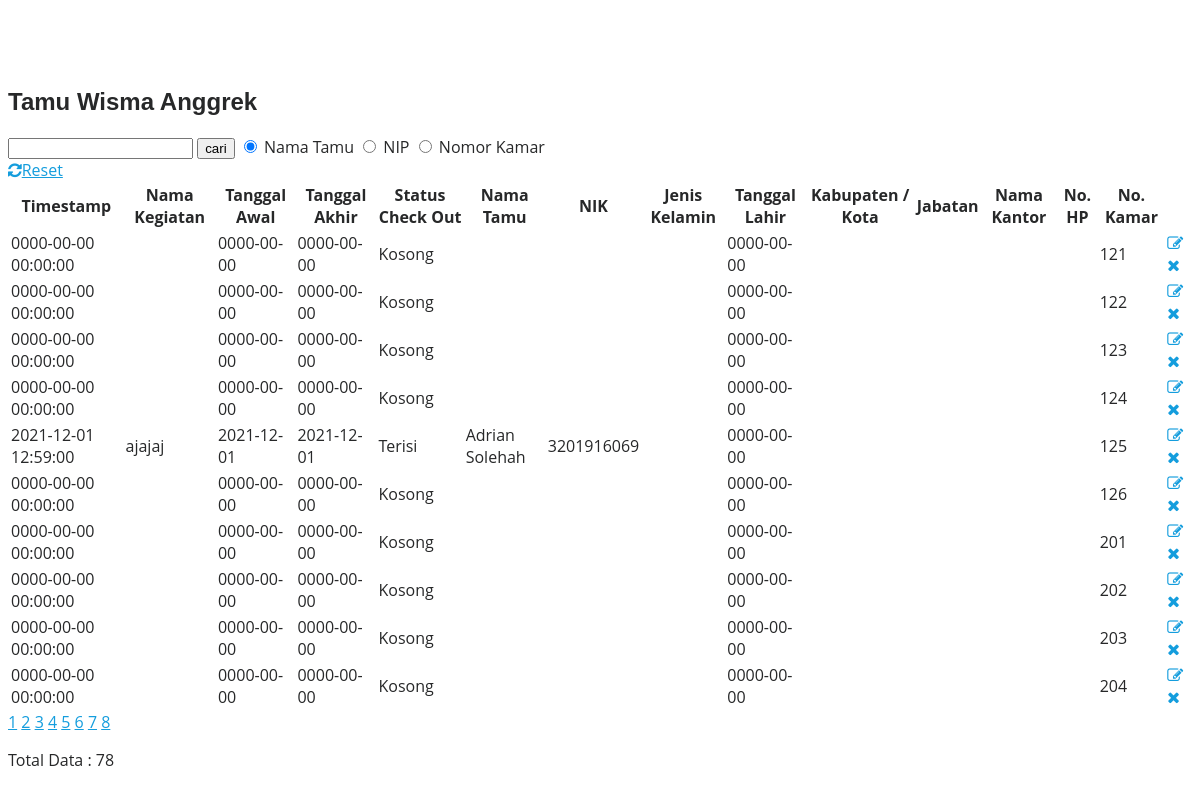
The page /tabel_anggrek.php?&hal=3 on the database its author committed.
### tables this page shows
CREATE TABLE `anggrek` (
  `timestamp` datetime NOT NULL,
  `nama_kegiatan` varchar(100) NOT NULL,
  `tanggal_awal` date NOT NULL,
  `tanggal_akhir` date NOT NULL,
  `statusco` enum('Terisi','Kosong') NOT NULL,
  `nama_tamu` varchar(100) NOT NULL,
  `nik` varchar(20) NOT NULL,
  `jenis_kelamin` enum('pria','wanita') NOT NULL,
  `tanggal_lahir` date NOT NULL,
  `kota` varchar(100) NOT NULL,
  `jabatan` varchar(100) NOT NULL,
  `nama_kantor` varchar(100) NOT NULL,
  `no_hp` varchar(13) NOT NULL,
  `nomor_kamar` int(4) NOT NULL
);

### tabel_anggrek.php (the view, shortened to what this page needs)
<?php
	require 'koneksi.php';
?>
<!doctype html>
<html lang="en">
<head>
	<link rel="stylesheet" href="https://stackpath.bootstrapcdn.com/font-awesome/4.7.0/css/font-awesome.min.css">
	<link rel="stylesheet" href="css/style.css">
</head>
<body>
	<section class="ftco-section">
		<div class="container">
			<div class="row justify-content-center">
				<div class="col-md-6 text-center mb-5">
					<h2 class="heading-section">Tamu Wisma Anggrek</h2>
				</div>
                <div class="col-md-6 text-center mb-5">
                    <form action="tabel_anggrek
                    .php" method="GET">
                        <input type="text" name="cari" value="<?php if(isset($_GET['cari'])){echo $_GET['cari'];}?>">
                        <input type="submit" value="cari">
                        <input type="radio" name="kategori" value="cariNama" checked>
                        <label for="nama">Nama Tamu</label>
                        <input type="radio" name="kategori" value="cariNIP">
                        <label for="nip">NIP</label>
                        <input type="radio" name="kategori" value="cariKamar">
                        <label for="nomor">Nomor Kamar</label> <br>
                        <a href="tabel_anggrek.php"><i class="fa fa-refresh"></i>Reset</a>
                    </form>
				</div>
			</div>
			<div class="row">
				<div class="col-md-12">
					<div class="table-wrap">
						<table class="table">
						    <thead class="thead-dark">
                                <tr>
                                <th>Timestamp</th>
                                <th>Nama Kegiatan</th>
                                <th>Tanggal Awal</th>
                                <th>Tanggal Akhir</th>
                                <th>Status Check Out</th>
                                <th>Nama Tamu</th>
                                <th>NIK</th>
                                <th>Jenis Kelamin</th>
                                <th>Tanggal Lahir</th>
                                <th>Kabupaten / Kota</th>
                                <th>Jabatan</th>
                                <th>Nama Kantor</th>
                                <th>No. HP</th>
                                <th>No. Kamar</th>
                                <th>&nbsp;</th>
                                </tr>
						    </thead>
						    <tbody>
                                <?php
                                        $hal=10;
                                        $page=isset($_GET['hal'])?(int)$_GET['hal']:1;
                                        $start=($page>1)?($page*$hal)-$hal:0;
                                        if(isset($_GET['cari'])){
                                            $cari = $_GET['cari'];
                                            $sql = "SELECT * FROM anggrek WHERE nama_tamu like '%".$cari."%'";
                                            $sql1 = "SELECT * FROM anggrek WHERE nama_tamu LIKE '%$cari%' limit $start,$hal";
                                        } else {
                                            $sql = "SELECT * FROM anggrek";
                                            $sql1 = "SELECT * FROM anggrek limit $start,$hal";
                                        }
                                        if (isset($_GET['cari']) && isset($_GET['kategori'])) {
                                                $cari = $_GET['cari'];
                                                if ($_GET['kategori'] == 'cariNama') {
                                                    $sql = "SELECT * FROM anggrek WHERE nama_tamu LIKE '%$cari%'";
                                                    $sql1 = "SELECT * FROM anggrek WHERE nama_tamu LIKE '%$cari%' limit $start,$hal";
                                                } elseif ($_GET['kategori'] == 'cariNIP') {
                                                    $sql = "SELECT * FROM anggrek WHERE nip LIKE '%$cari%'";
                                                    $sql1 = "SELECT * FROM anggrek WHERE nip LIKE '%$cari%' limit $start,$hal";
                                                } else {
                                                    $sql = "SELECT * FROM anggrek WHERE nomor_kamar LIKE '%$cari%'";
                                                    $sql1 = "SELECT * FROM anggrek WHERE nomor_kamar LIKE '%$cari%' limit $start,$hal";
                                                    }
                                            } else {
                                                $sql = "SELECT * FROM anggrek";
                                                $sql1 = "SELECT * FROM anggrek limit $start,$hal";
                                            }
                                            $query = mysqli_query($db, $sql);
                                            $query1 = mysqli_query($db, $sql1);
                                            $total = mysqli_num_rows($query);
                                            $pages = ceil($total/$hal);
                                ?>
                                <?php while($list=mysqli_fetch_array($query1)) :
                                ?>
                                <tr class="alert" role="alert">
                                    <td><?= $list['timestamp']; ?></td>
                                    <td><?= $list['nama_kegiatan']; ?></td>
                                    <td><?= $list['tanggal_awal']; ?></td>
                                    <td><?= $list['tanggal_akhir']; ?></td>
                                    <td><?= $list['statusco']; ?></td>
                                    <td><?= $list['nama_tamu']; ?></td>
                                    <td><?= $list['nik']; ?></td>
                                    <td><?= $list['jenis_kelamin']; ?></td>
                                    <td><?= $list['tanggal_lahir']; ?></td>
                                    <td><?= $list['kota']; ?></td>
                                    <td><?= $list['jabatan']; ?></td>
                                    <td><?= $list['nama_kantor']; ?></td>
                                    <td><?= $list['no_hp']; ?></td>
                                    <td><?= $list['nomor_kamar']; ?></td>
                                    <td>
                                        <a class="edit" aria-label="close" href="form_anggrek.php?nomor_kamar=<?=$list['nomor_kamar']; ?>" onclick="return edit(event)">
                                        <span aria-hidden="true"><i class="fa fa-edit"></i></span>
                                        </a>
                                        <a class="edit" aria-label="close" href="hapus_anggrek.php?nomor_kamar=<?=$list['nomor_kamar']; ?>" onclick="return hapus(event)">
                                        <span aria-hidden="true"><i class="fa fa-close"></i></span>
                                        </a>
                                    </td>
                                </tr>
							    <?php endwhile; ?>
						    </tbody>
						</table>
                        <?php for( $i = 1 ; $i <= $pages ; $i++ ) : ?>
                                <?php if(isset($_GET["cari"])) : ?>
                                    <a href="?cari=<?= $_GET['cari']; ?>&hal=<?= $i; ?>">
                                    <?= $i; ?></a>
                                <?php else : ?>
                                    <a href="?&hal=<?= $i; ?>">
                                    <?= $i; ?></a>
                                <?php endif; ?>
                        <?php endfor; ?>
                        <p>Total Data : <?= mysqli_num_rows($query); ?></p>
					</div>
				</div>
			</div>
		</div>
	</section>
</body>
</html>

### assets/css/style.css (style rules this page uses)
body { font-family: 'Open Sans', sans-serif; color: #272829; }
a { color: #149ddd; }
h1, h2, h3, h4, h5, h6 { font-family: 'Raleway', sans-serif; }
section { padding: 60px 0; overflow: hidden; }

### rows shown on the page
anggrek: timestamp "0000-00-00 00:00:00", tanggal_awal "0000-00-00", tanggal_akhir "0000-00-00", statusco "Kosong", tanggal_lahir "0000-00-00", nomor_kamar "121"
anggrek: timestamp "0000-00-00 00:00:00", tanggal_awal "0000-00-00", tanggal_akhir "0000-00-00", statusco "Kosong", tanggal_lahir "0000-00-00", nomor_kamar "122"
anggrek: timestamp "0000-00-00 00:00:00", tanggal_awal "0000-00-00", tanggal_akhir "0000-00-00", statusco "Kosong", tanggal_lahir "0000-00-00", nomor_kamar "123"
anggrek: timestamp "0000-00-00 00:00:00", tanggal_awal "0000-00-00", tanggal_akhir "0000-00-00", statusco "Kosong", tanggal_lahir "0000-00-00", nomor_kamar "124"
anggrek: timestamp "2021-12-01 12:59:00", nama_kegiatan "ajajaj", tanggal_awal "2021-12-01", tanggal_akhir "2021-12-01", statusco "Terisi", nama_tamu "Adrian Solehah", nik "3201916069", tanggal_lahir "0000-00-00", nomor_kamar "125"
anggrek: timestamp "0000-00-00 00:00:00", tanggal_awal "0000-00-00", tanggal_akhir "0000-00-00", statusco "Kosong", tanggal_lahir "0000-00-00", nomor_kamar "126"
anggrek: timestamp "0000-00-00 00:00:00", tanggal_awal "0000-00-00", tanggal_akhir "0000-00-00", statusco "Kosong", tanggal_lahir "0000-00-00", nomor_kamar "201"
anggrek: timestamp "0000-00-00 00:00:00", tanggal_awal "0000-00-00", tanggal_akhir "0000-00-00", statusco "Kosong", tanggal_lahir "0000-00-00", nomor_kamar "202"
anggrek: timestamp "0000-00-00 00:00:00", tanggal_awal "0000-00-00", tanggal_akhir "0000-00-00", statusco "Kosong", tanggal_lahir "0000-00-00", nomor_kamar "203"
anggrek: timestamp "0000-00-00 00:00:00", tanggal_awal "0000-00-00", tanggal_akhir "0000-00-00", statusco "Kosong", tanggal_lahir "0000-00-00", nomor_kamar "204"

### other values the page prints
mysqli_num_rows($query) "78"
